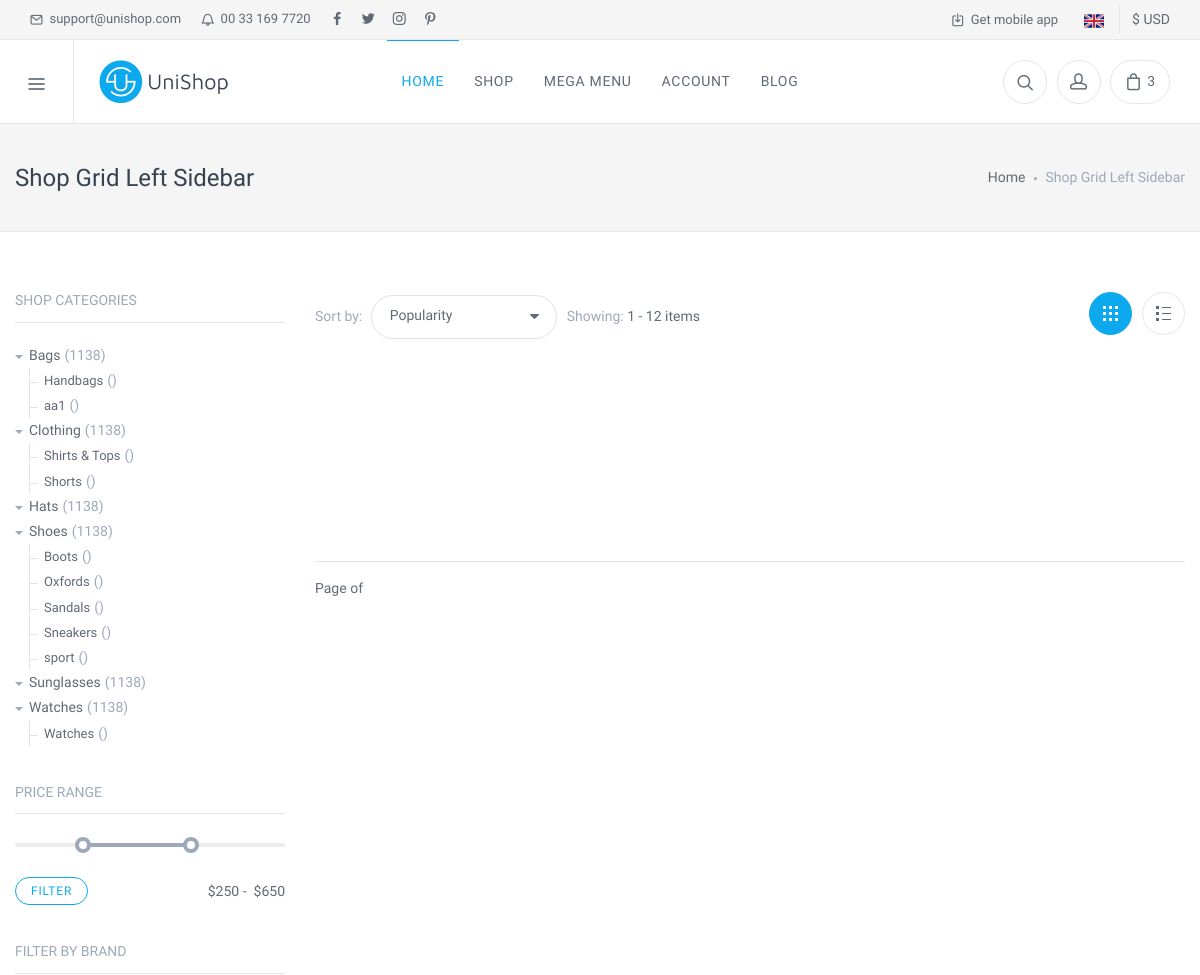
Page /shop/bags/handbags/ (upper part) on the earlier database version.
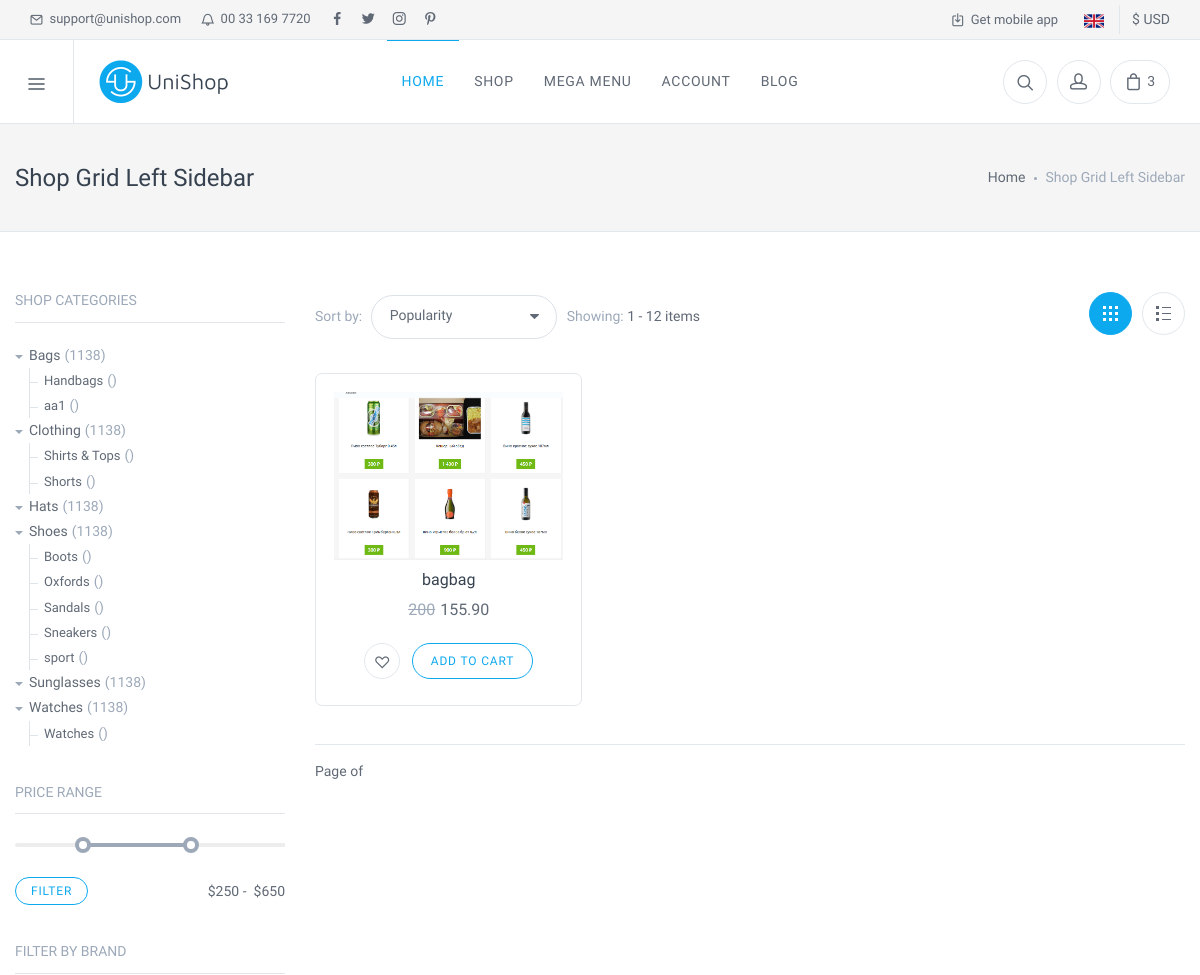
Same page on the later database version.
### categories/models.py (models this page shows, shortened)
class Category(models.Model):
    name = models.CharField(max_length=100, unique=True)
    slug = models.SlugField(max_length=100, unique=True)
    text = models.TextField(max_length=50, unique=True)
    class Meta:
        verbose_name = 'Category'
        verbose_name_plural = 'Categoryes'
        ordering =('name',)
    def __str__(self):
        return str(self.name)

class SubCategory(models.Model):
    MEN = 'M'
    WOOMENS = 'W'
    CHILD = 'C'
    SEX = [
        (MEN, 'MEN'),
        (WOOMENS, 'WOOMENS'),
        (CHILD, 'CHILD')
    ]
    name = models.CharField(max_length=100, unique =True)
    slug = models.SlugField(max_length=100, unique=True)
    category = models.ForeignKey(Category, related_name='category', on_delete=models.CASCADE)
    def __str__(self):
        return str(self.name)
    class Meta:
        verbose_name = 'SubCategory'
        verbose_name_plural = 'SubCategoryes'
        ordering =('name',)
    def get_absolute_url(self):
        return reverse('categories:shoplist', args=[self.category.slug, self.slug])

### products/models.py (models this page shows, shortened)
class Product(models.Model):
    SEX = [('MEN', 'Men'), ('WOOMEN', 'Woomen'), ('CHILD', 'Child')]
    SIZE_M_SHOES = [('40', '40'), ('41', '41'), ('42', '42'), ('43', '43'),('44', '44') ]
    SIZE_W_SHOES = [('36', '36'), ('37', '37'), ('38', '38'), ('39', '39'),('40', '40') ]
    name = models.CharField(max_length=200, blank=True, null=True)
    slug = models.SlugField(max_length=15, unique=True)
    select_sex = models.CharField(max_length=10, choices= SEX, default= 'MEN')
    size = models.CharField(max_length=200, choices= SIZE_M_SHOES, default= '40')
    subcategory = models.ForeignKey(SubCategory, related_name='products', on_delete=models.CASCADE)
    brand = models.ForeignKey(Brands, related_name='brand', on_delete=models.CASCADE)
    image1 = models.ImageField(upload_to='photo/%Y/%m', blank=True, null=True)
    image2 = models.ImageField(upload_to='photo/%Y/%m', blank=True, null=True)
    image3 = models.ImageField(upload_to='photo/%Y/%m', blank=True, null=True)
    image4 = models.ImageField(upload_to='photo/%Y/%m', blank=True, null=True)
    image5 = models.ImageField(upload_to='photo/%Y/%m', blank=True, null=True)
    price = models.CharField(max_length=100, blank=True, null=True)
    discount = models.CharField(max_length=100, blank=True, null=True)
    description = models.TextField( blank=True, null=True)
    color = models.CharField(max_length=200, blank=True, null=True)
    quantity = models.CharField(max_length=200, blank=True, null=True)
    SKU = models.CharField(max_length=200, blank=True, null=True)
    class Meta:
        verbose_name = 'Product'
        verbose_name_plural = 'Products'
        ordering =('name',)
    def get_absolute_url(self):
        return reverse('categories:product', args=[ self.subcategory.slug, self.slug, self.id, ])

### categories/views.py (the view)
# urls.py: path('<slug:category_slug>/<slug:subcategory_slug>/', views.shopGreedLs, name  = 'shoplist'   ),
def shopGreedLs(request, category_slug = None, subcategory_slug = None):
    subcategory = None
    main_sub = SubCategory.objects.all()
    product = Product.objects.filter()
    main_cat = Category.objects.all()
    subcategories = SubCategory.objects.filter()
    filter_left = {}
    for type_c in subcategories:
        for i in range(len(main_cat)):
            if type_c.category == main_cat[i]:
                filter_left[type_c] = main_cat[i]
    if subcategory_slug:
        category = get_object_or_404(Category, slug=category_slug)         # фильтрация товара  по субкатегориям
        subcategory = get_object_or_404(SubCategory, slug=subcategory_slug)    #
        product = product.filter(subcategory = subcategory)     # фильтруем товар
    return  render (request, 'shop-categories/shop_grid_ls.html', {'product': product,  'main_sub': main_sub, 'filter_left':filter_left, 'main_cat':main_cat })

### main/templates/shop-categories/shop_grid_ls.html (shortened to what this page needs)
{% extends 'index.html' %}
{% load static %}
{% block content %}
    <div class="offcanvas-wrapper">
      <div class="page-title">
        <div class="container">
          <div class="column">
            <h1>Shop Grid Left Sidebar</h1>
          </div>
          <div class="column">
            <ul class="breadcrumbs">
              <li><a href="index.html">Home</a>
              </li>
              <li class="separator">&nbsp;</li>
              <li>Shop Grid Left Sidebar</li>
            </ul>
          </div>
        </div>
      </div>
      <div class="container padding-bottom-3x mb-1">
        <div class="row">
          <div class="col-xl-9 col-lg-8 order-lg-2">
            <div class="shop-toolbar padding-bottom-1x mb-2">
              <div class="column">
                <div class="shop-sorting">
                  <label for="sorting">Sort by:</label>
                  <select class="form-control" id="sorting">
                    <option>Popularity</option>
                  </select><span class="text-muted">Showing:&nbsp;</span><span>1 - 12 items</span>
                </div>
              </div>
              <div class="column">
                <div class="shop-view"><a class="grid-view active" href="shop-grid-ls.html"><span></span><span></span><span></span></a><a class="list-view" href="shop-list-ls.html"><span></span><span></span><span></span></a></div>
              </div>
            </div>
            <div class="isotope-grid cols-3 mb-2">
                {% for i in product %}
                <div class="grid-item">
                  <div class="product-card">
                    <a class="product-thumb" href="{{ i.get_absolute_url }}"><img src="{{ MEDIA_URL }}{% if i.image1 %}{{ i.image1.url }}{% else %}{% static "img/no_image.png" %}{% endif %}" alt="Product"></a>
                    <h3 class="product-title"><a href="{{ i.get_absolute_url }}">{{i.name}}</a></h3>
                    <h4 class="product-price">
                      <del>{{i.discount}}</del>{{i.price}}
                    </h4>
                    <div class="product-buttons">
                      <button class="btn btn-outline-secondary btn-sm btn-wishlist" data-toggle="tooltip" title="Whishlist"><i class="icon-heart"></i></button>
                      <button class="btn btn-outline-primary btn-sm" data-toast data-toast-type="success" data-toast-position="topRight" data-toast-icon="icon-circle-check" data-toast-title="Product" data-toast-message="successfuly added to cart!">Add to Cart</button>
                    </div>
                  </div>
                </div>
                {% endfor %}
            </div>
            <nav class="pagination">
                    <div class="column ">Page {{list_product.number}} of {{list_product.paginator.num_pages}}</div>
            </nav>
          </div>
          <div class="col-xl-3 col-lg-4 order-lg-1">
            <aside class="sidebar sidebar-offcanvas">
              <section class="widget widget-categories">
                <h3 class="widget-title">Shop Categories</h3>
                     {% for category in main_cat  %}
                     <ul>
                        <li class="has-children expanded"><a href="#">{{category}}</a><span>(1138)</span>
                    {% for key,value in filter_left.items %}
                            <ul>
                               {% if value == category  %}
                                <li><a href="{{ key.get_absolute_url }}">{{key}}</a><span>()</span>
                                    {% endif %}
                             </ul>
                     {% endfor %}
                       </li>
                    </ul>
                    {% endfor %}
              </section>
              <section class="widget widget-categories">
                <h3 class="widget-title">Price Range</h3>
                <form class="price-range-slider" method="post" data-start-min="250" data-start-max="650" data-min="0" data-max="1000" data-step="1">
                  <div class="ui-range-slider"></div>
                  <footer class="ui-range-slider-footer">
                    <div class="column">
                      <button class="btn btn-outline-primary btn-sm" type="submit">Filter</button>
                    </div>
                    <div class="column">
                      <div class="ui-range-values">
                        <div class="ui-range-value-min">$<span></span>
                        </div>&nbsp;-&nbsp;
                        <div class="ui-range-value-max">$<span></span>
                        </div>
                      </div>
                    </div>
                  </footer>
                </form>
              </section>
              <section class="widget">
                <h3 class="widget-title">Filter by Brand</h3>
              </section>
            </aside>
          </div>
        </div>
      </div>
    </div>
    {% endblock content %}

### main/templates/index.html (shortened to what this page needs)
{% load static %}
<!DOCTYPE html>
<html lang="en">
  <head>
    <link rel="stylesheet" media="screen" href="{% static 'css/vendor.min.css' %}">
    <link id="mainStyles" rel="stylesheet" media="screen" href="{% static 'css/styles.min.css' %}">
  </head>
  <body>
    <div class="topbar">
      <div class="topbar-column"><a class="hidden-md-down" href="mailto:support@unishop.com"><i class="icon-mail"></i>&nbsp; support@unishop.com</a><a class="hidden-md-down" href="tel:00331697720"><i class="icon-bell"></i>&nbsp; 00 33 169 7720</a><a class="social-button sb-facebook shape-none sb-dark" href="#" target="_blank"><i class="socicon-facebook"></i></a><a class="social-button sb-twitter shape-none sb-dark" href="#" target="_blank"><i class="socicon-twitter"></i></a><a class="social-button sb-instagram shape-none sb-dark" href="#" target="_blank"><i class="socicon-instagram"></i></a><a class="social-button sb-pinterest shape-none sb-dark" href="#" target="_blank"><i class="socicon-pinterest"></i></a>
      </div>
      <div class="topbar-column"><a class="hidden-md-down" href="#"><i class="icon-download"></i>&nbsp; Get mobile app</a>
        <div class="lang-currency-switcher-wrap">
          <div class="lang-currency-switcher "><span class="language"><img alt="English" src="{% static 'img/flags/GB.png' %}"></span>
                    <span class="currency">$ USD</span></div>
        </div>
      </div>
    </div>
    <header class="navbar navbar-sticky">
      <div class="site-branding">
        <div class="inner">
          <a class="offcanvas-toggle cats-toggle" href="#shop-categories" data-toggle="offcanvas"></a>
          <a class="site-logo" href="index.html"><img src="{% static 'img/logo/logo.png' %}" alt="Unishop"></a>
        </div>
      </div>
      <nav class="site-menu">
        <ul>
          <li class="has-megamenu active"><a href="{% url 'main:main_page' %}"><span>Home</span></a>
          </li>
          <li><a href="{% url 'categories:categories' %}"><span>Shop</span></a>
          </li>
          <li class="has-megamenu"><a href="#"><span>Mega Menu</span></a>
          </li>
          <li><a href="account-orders.html"><span>Account</span></a>
          </li>
          <li><a href="blog-rs.html"><span>Blog</span></a>
          </li>
        </ul>
      </nav>
      <div class="toolbar">
        <div class="inner">
          <div class="tools">
            <div class="search"><i class="icon-search"></i></div>
            <div class="account"><a href="account-orders.html"></a><i class="icon-head"></i>
            </div>
            <div class="cart"><a href="cart.html"></a><i class="icon-bag"></i><span class="count">3</span><span class="subtotal">$289.68</span>
            </div>
          </div>
        </div>
      </div>
    </header>
    {% block content %}
    {% endblock content %}
  </body>
</html>

Differences in the rows shown:
added Product: image1 (picture), name "bagbag", discount "200", price "155.90"
